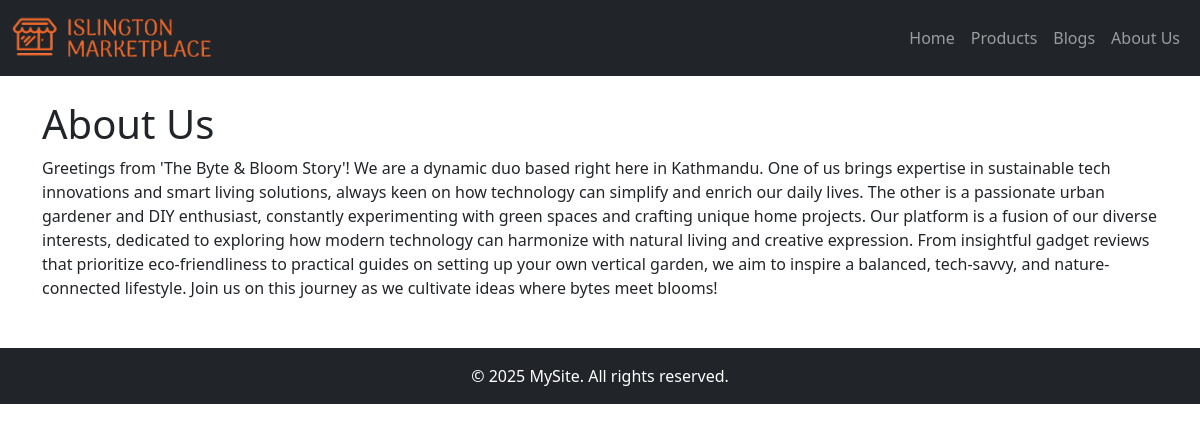
Screenshot of /pages/about/ with the database file from the repository.
### sitesetting/models.py (models this page shows, shortened)
class SiteSetting(models.Model):
    site_title = models.CharField(max_length=200, default="Marketplace")
    meta_description = models.TextField(blank=True, null=True)
    meta_keywords = models.CharField(max_length=255, blank=True, null=True)
    logo = models.ImageField(upload_to="photos/logos/", blank=True, null=True)
    favicon = models.ImageField(upload_to="photos/favicons/", blank=True, null=True)
    class Meta:
        verbose_name = "Site Setting"
        verbose_name_plural = "Site Settings"

### pages/models.py (models this page shows, shortened)
class Page(models.Model):
    title = models.CharField(max_length=100)
    slug = models.SlugField(unique=True)
    content = models.TextField()
    created_at = models.DateTimeField(auto_now_add=True)

### pages/views.py (the view)
# urls.py: path('<slug:slug>/', views.page_detail, name='page_detail'),
def page_detail(request, slug):
    page = get_object_or_404(Page, slug=slug)
    return render(request, 'pages/page_details.html', {'page': page})

### pages/context_processors.py (called while the page is built)
def pages_links(request):
    pages = Page.objects.all()
    return {'pages': pages}

### sitesetting/context_processors.py (called while the page is built)
def site_settings(request):
    setting = SiteSetting.objects.first()
    return {'site_setting': setting}

### templates/pages/page_details.html
{% extends 'master/base1.html' %}
{% block content %}
    <h1>{{ page.title }}</h1>
    <div>
        {{ page.content|safe }}
    </div>
{% endblock %}

### templates/includes/header1.html (shortened to what this page needs)
{% load static %}
<nav class="navbar navbar-expand-lg navbar-dark bg-dark">
  <div class="container-fluid">
    <a class="navbar-brand" href="{% url 'home' %}">
      {% if site_setting.logo %}
      <img src="{{ site_setting.logo.url }}" alt="logo"
      style="max-height: 50px; width: auto;" class="d-inline-block align-middle">
      {%endif%}
    </a>
    <div class="collapse navbar-collapse" id="navbarNav">
      <ul class="navbar-nav ms-auto">
        <li class="nav-item">
          <a class="nav-link" href="{% url 'home' %}">Home</a>
        </li>
        <li class="nav-item">
          <a class="nav-link" href="{% url 'products' %}">Products</a>
        </li>
        <li class="nav-item">
          <a class="nav-link" href="{% url 'blogs' %}">Blogs</a>
        </li>
        {% for page in pages %}
        <li class="nav-item">
          <a class="nav-link" href="{% url 'page_detail' page.slug %}">{{ page.title }}</a>
        </li>
        {% endfor %}
      </ul>
    </div>
  </div>
</nav>

### rows the page displays
SiteSetting: logo (picture)
Page: title "About Us", content "Greetings from 'The Byte & Bloom Story'! We are a dynamic duo based right here in Kathmandu. One of us brings expertise in sustainable tech innovations and smart living solutions, always keen on how technology can simplify and enrich our daily lives. The other is a passionate urban gardener and DIY enthusiast, constantly experimenting with green spaces and crafting unique home projects. Our platform is a fusion of our diverse interests, dedicated to exploring how modern technology can harmonize with natural living and creative expression. From insightful gadget reviews that prioritize eco-friendliness to practical guides on setting up your own vertical garden, we aim to inspire a balanced,…"
